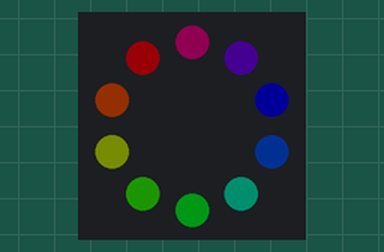
Bench run of a program on a simulated Circuit Playground running CircuitPython. On the bench: the board's ring of 10 RGB LEDs (number 0 left of the top, counting anticlockwise). Dim RGB values are drawn brighter than linear.

Above: at 0.5 s.
At 1.2 s:
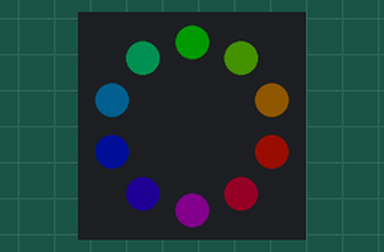
At 1.9 s:
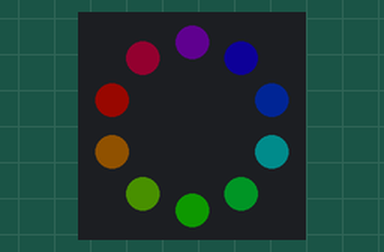

The program:

code.py
```python
import board
import neopixel
import time
from math import fmod

pixels = neopixel.NeoPixel(board.NEOPIXEL, 10, brightness=0.1)

def getRGB (numbercode):
  r = 0
  g = 0
  b = 0
  self_numbercode = fmod(numbercode, 764)
  if self_numbercode <= 255:
    r = 255 - self_numbercode
    g = self_numbercode
    b = 0
  if self_numbercode > 255 and self_numbercode <= 510:
    r = 0
    g = 510 - self_numbercode
    b = self_numbercode - 255
  if self_numbercode > 510 and self_numbercode < 765:
    r = self_numbercode - 510
    g = 0
    b = 765 - self_numbercode
  return [r, g, b]

i = 0

while True:
  for i in range(0, 765, 15):
    for j in range(10):
      code = i + (j * 76)
      rgb = getRGB(code)
      pixels[j] = (rgb[0], rgb[1], rgb[2])
  time.sleep(0.01)
```

Measured:
- by itself, everything shown: repeats every 1.9 s, in 3 steps
- what the display in image 1 shows lasts 0.7 s, from 1.2 s to 1.9 s
- what the display in image 2 shows lasts 0.5 s, from 1.9 s to 2.4 s
